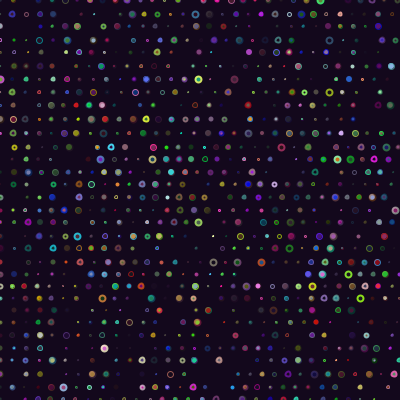
Frame 1 (no input)
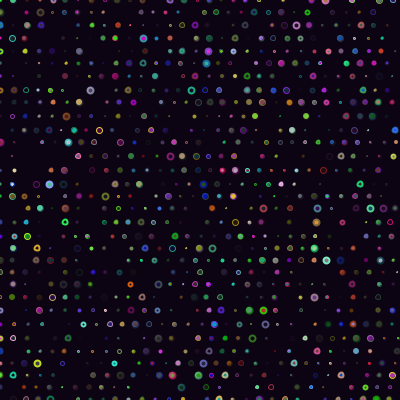
Frame 60 (the mouse pressed at the canvas centre just before this capture)
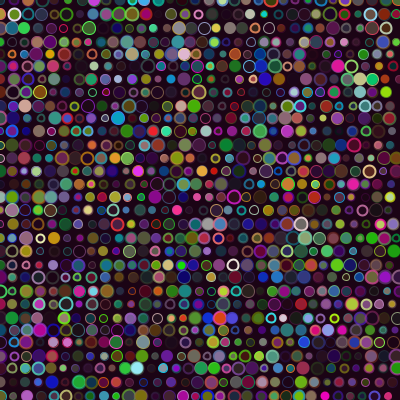
Frame 120 (the mouse held since frame 60 and released just before this capture)

The Processing sketch that drew these frames (run headless with seeded random() and noise(); from frame 60 on, the mouse is pressed at the canvas centre):

// Processing sketch: processing_39919
// ── processing_39919.pde

void setup() {
  size(400, 400);
}

void draw() {
  background(int(random(1,30)),int(random(1,30)),int(random(1,30)));
  
  for (int p = 0; p<height; p = p+ int(random(12,15))) {
    for (int n = 0; n<height; n = n+ int(random(12,15))) {
      int q = int(random(7));
      strokeWeight(int(random(1,3)));
      stroke(int(random(1,254)),int(random(1,254)),int(random(1,254)),int(random(1,254)));
      fill(int(random(1,254)),int(random(1,254)),int(random(1,254)),int(random(1,254)));
      ellipse(n, p, q+.035*mouseX, q+.035*mouseY);
      
    }
  }
 }
